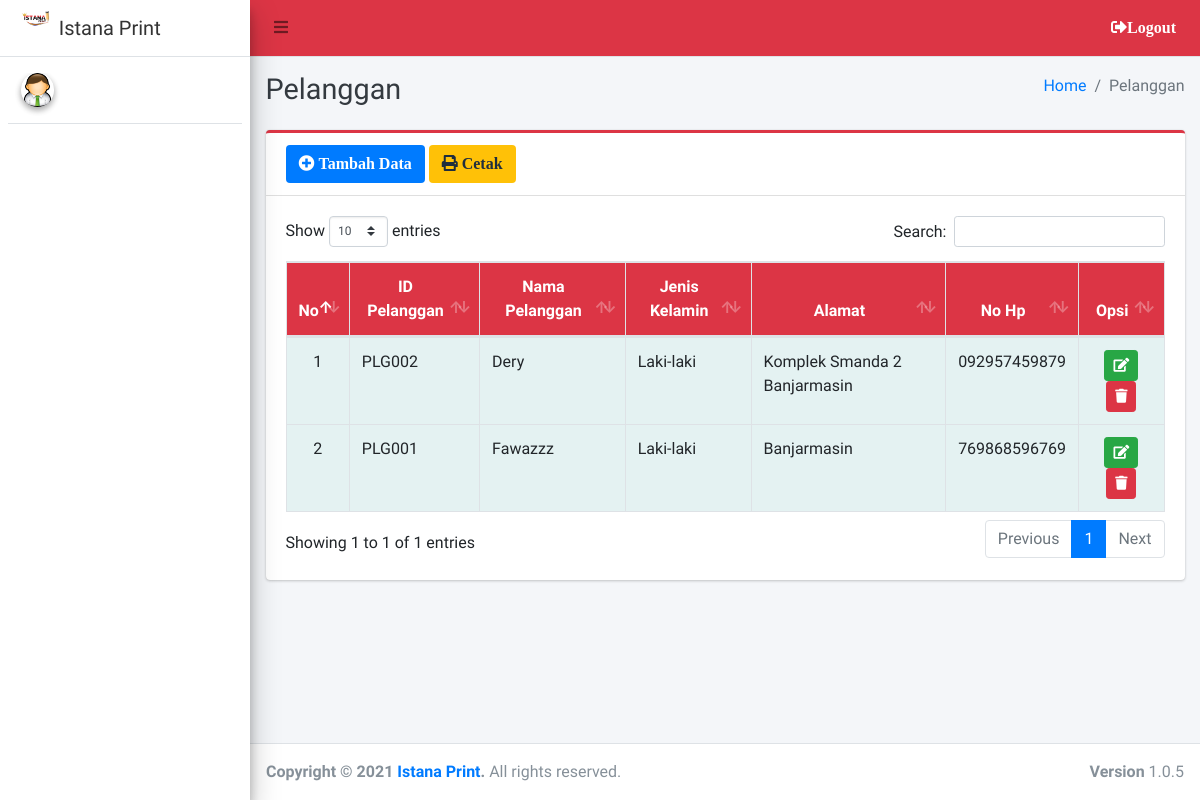
Page /admin/pelanggan/index.php on the earlier database version.
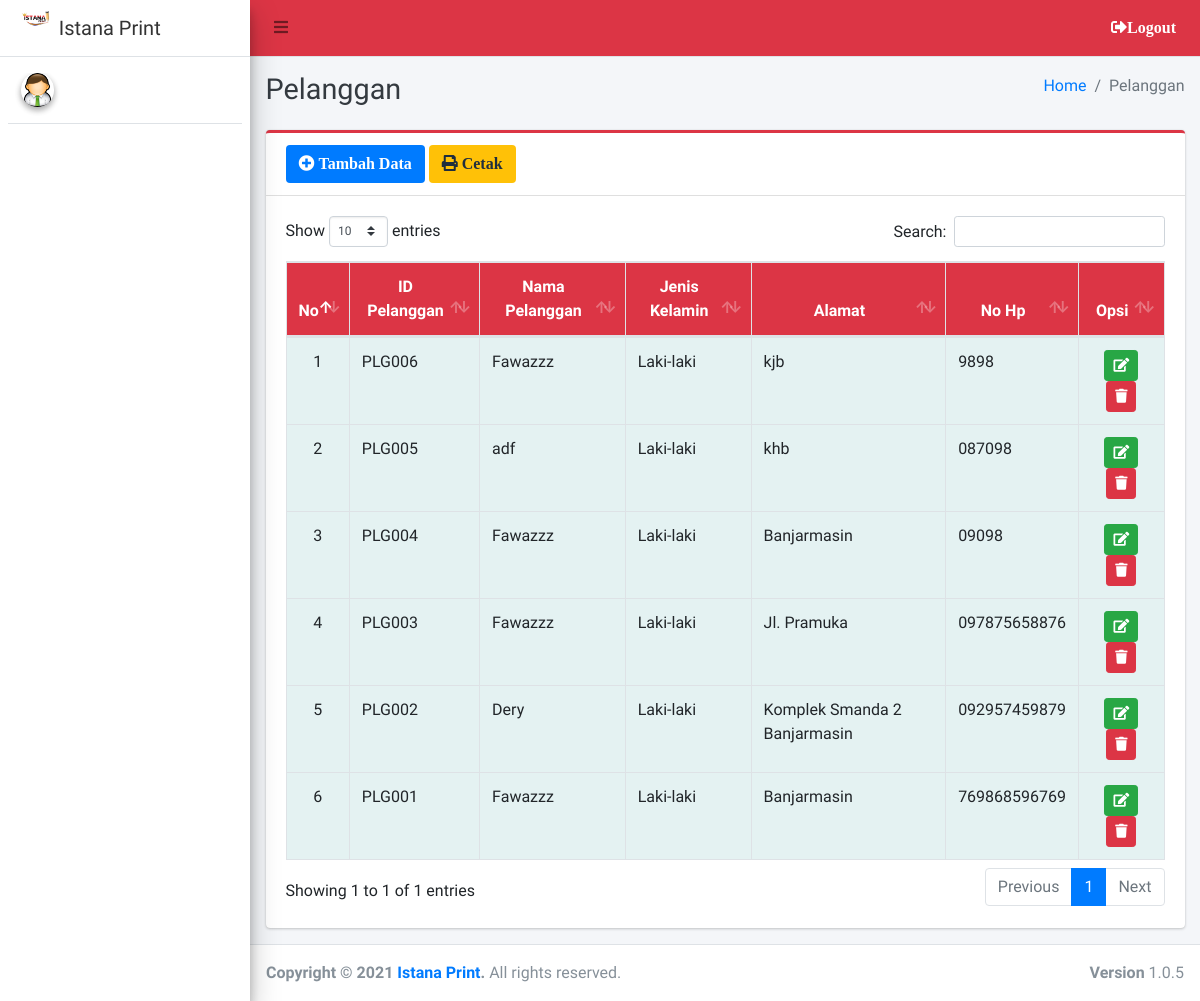
Same page on the later database version.
### tables this page shows
CREATE TABLE `pelanggan`  (
  `id_pelanggan` varchar(20) NOT NULL,
  `nama_pelanggan` varchar(100) NULL DEFAULT NULL,
  `jk` varchar(20) NULL DEFAULT NULL,
  `alamat` text NULL,
  `no_hp` varchar(20) NULL DEFAULT NULL,
  PRIMARY KEY (`id_pelanggan`) USING BTREE
);

### admin/pelanggan/index.php (the view, shortened to what this page needs)
<?php
require '../../config/koneksi.php';
?>
<!DOCTYPE html>
<html>
<?php
include '../../templates/head.php';
?>
<body class="hold-transition sidebar-mini layout-fixed">
    <div class="wrapper">
        <?php
        include '../../templates/navbar.php';
        ?>
        <?php
        include '../../templates/sidebar.php';
        ?>
        <div class="content-wrapper">
            <div class="content-header">
                <div class="container-fluid">
                    <div class="row mb-2">
                        <div class="col-sm-6">
                            <h1 class="m-0 text-dark">Pelanggan</h1>
                        </div>
                        <div class="col-sm-6">
                            <ol class="breadcrumb float-sm-right">
                                <li class="breadcrumb-item"><a href="#">Home</a></li>
                                <li class="breadcrumb-item active">Pelanggan</li>
                            </ol>
                        </div>
                    </div>
                </div>
            </div>
            <section class="content">
                <div class="container-fluid">
                    <div class="row">
                        <div class="col-12">
                            <div class="card card-danger card-outline">
                                <div class="card-header">
                                    <a href="tambah" class="btn bg-blue"><i class="fa fa-plus-circle"> Tambah Data</i></a>
                                    <a href="print" target="blank" class="btn bg-yellow"><i class="fa fa-print"> Cetak</i></a>
                                </div>
                                <div class="card-body">
                                    <div class="table-responsive">
                                        <table id="example1" class="table table-bordered table-striped">
                                            <thead class="bg-red">
                                                <tr align="center">
                                                    <th>No</th>
                                                    <th>ID Pelanggan</th>
                                                    <th>Nama Pelanggan</th>
                                                    <th>Jenis Kelamin</th>
                                                    <th>Alamat</th>
                                                    <th>No Hp</th>
                                                    <th>Opsi</th>
                                                </tr>
                                            </thead>
                                            <?php
                                            $no = 1;
                                            $data = $koneksi->query("SELECT * FROM pelanggan ORDER BY id_pelanggan DESC");
                                            while ($row = $data->fetch_array()) {
                                            ?>
                                                <tbody style="background-color: azure">
                                                    <tr>
                                                        <td align="center"><?= $no++ ?></td>
                                                        <td><?= $row['id_pelanggan'] ?></td>
                                                        <td><?= $row['nama_pelanggan'] ?></td>
                                                        <td><?= $row['jk'] ?></td>
                                                        <td><?= $row['alamat'] ?></td>
                                                        <td><?= $row['no_hp'] ?></td>
                                                        <td align="center">
                                                            <a href="edit?id=<?= $row['id_pelanggan'] ?>" class="btn btn-success btn-sm" title="Edit"><i class="fa fa-edit"></i></a>
                                                            <a href="hapus?id=<?= $row['id_pelanggan'] ?>" class="btn btn-danger btn-sm alert-hapus" title="Hapus"><i class="fa fa-trash"></i></a>
                                                        </td>
                                                    </tr>
                                                </tbody>
                                            <?php } ?>
                                        </table>
                                    </div>
                                </div>
                            </div>
                        </div>
                    </div>
                </div>
            </section>
        </div>
        <?php include_once "../../templates/footer.php"; ?>
    </div>
</body>
</html>

Differences in the rows shown:
added pelanggan: id_pelanggan "PLG006", nama_pelanggan "Fawazzz", jk "Laki-laki", alamat "kjb", no_hp "9898"
added pelanggan: id_pelanggan "PLG005", nama_pelanggan "adf", jk "Laki-laki", alamat "khb", no_hp "087098"
added pelanggan: id_pelanggan "PLG004", nama_pelanggan "Fawazzz", jk "Laki-laki", alamat "Banjarmasin", no_hp "09098"
added pelanggan: id_pelanggan "PLG003", nama_pelanggan "Fawazzz", jk "Laki-laki", alamat "Jl. Pramuka", no_hp "097875658876"
